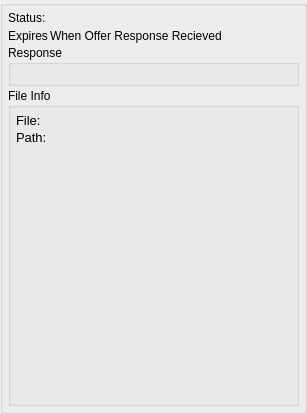
<?xml version="1.0" encoding="UTF-8"?>
<ui version="4.0">
 <class>AppletOfferResponseUi</class>
 <widget class="QWidget" name="AppletOfferResponseUi">
  <property name="windowModality">
   <enum>Qt::ApplicationModal</enum>
  </property>
  <property name="geometry">
   <rect>
    <x>0</x>
    <y>0</y>
    <width>307</width>
    <height>414</height>
   </rect>
  </property>
  <property name="sizePolicy">
   <sizepolicy hsizetype="Expanding" vsizetype="Expanding">
    <horstretch>0</horstretch>
    <verstretch>0</verstretch>
   </sizepolicy>
  </property>
  <property name="windowTitle">
   <string>Offer Response</string>
  </property>
  <property name="windowOpacity">
   <double>1.000000000000000</double>
  </property>
  <property name="toolTip">
   <string/>
  </property>
  <layout class="QGridLayout" name="gridLayout">
   <property name="leftMargin">
    <number>0</number>
   </property>
   <property name="topMargin">
    <number>0</number>
   </property>
   <property name="rightMargin">
    <number>0</number>
   </property>
   <property name="bottomMargin">
    <number>0</number>
   </property>
   <item row="0" column="0">
    <widget class="QGroupBox" name="FileItemsBox">
     <property name="sizePolicy">
      <sizepolicy hsizetype="Expanding" vsizetype="Expanding">
       <horstretch>0</horstretch>
       <verstretch>0</verstretch>
      </sizepolicy>
     </property>
     <property name="minimumSize">
      <size>
       <width>0</width>
       <height>0</height>
      </size>
     </property>
     <property name="title">
      <string/>
     </property>
     <layout class="QVBoxLayout" name="verticalLayout">
      <property name="spacing">
       <number>2</number>
      </property>
      <property name="leftMargin">
       <number>5</number>
      </property>
      <property name="topMargin">
       <number>5</number>
      </property>
      <property name="rightMargin">
       <number>5</number>
      </property>
      <property name="bottomMargin">
       <number>5</number>
      </property>
      <item>
       <layout class="QHBoxLayout" name="horizontalLayout_2">
        <item>
         <widget class="QLabel" name="label">
          <property name="sizePolicy">
           <sizepolicy hsizetype="Minimum" vsizetype="Preferred">
            <horstretch>0</horstretch>
            <verstretch>0</verstretch>
           </sizepolicy>
          </property>
          <property name="text">
           <string>Status:</string>
          </property>
         </widget>
        </item>
        <item>
         <widget class="QLabel" name="m_StatusMsgLabel">
          <property name="sizePolicy">
           <sizepolicy hsizetype="Expanding" vsizetype="Preferred">
            <horstretch>0</horstretch>
            <verstretch>0</verstretch>
           </sizepolicy>
          </property>
          <property name="text">
           <string/>
          </property>
         </widget>
        </item>
       </layout>
      </item>
      <item>
       <widget class="IdentOfferWidget" name="m_IdentWidget" native="true">
        <property name="sizePolicy">
         <sizepolicy hsizetype="Expanding" vsizetype="Preferred">
          <horstretch>0</horstretch>
          <verstretch>0</verstretch>
         </sizepolicy>
        </property>
       </widget>
      </item>
      <item>
       <layout class="QHBoxLayout" name="horizontalLayout_4">
        <item>
         <widget class="QLabel" name="label_2">
          <property name="text">
           <string>Expires</string>
          </property>
         </widget>
        </item>
        <item>
         <widget class="QLabel" name="m_OfferExpireTime">
          <property name="sizePolicy">
           <sizepolicy hsizetype="Expanding" vsizetype="Preferred">
            <horstretch>0</horstretch>
            <verstretch>0</verstretch>
           </sizepolicy>
          </property>
          <property name="text">
           <string>When Offer Response Recieved</string>
          </property>
         </widget>
        </item>
       </layout>
      </item>
      <item>
       <widget class="QGroupBox" name="m_ResponseGroupBox">
        <property name="title">
         <string>Response</string>
        </property>
        <layout class="QGridLayout" name="gridLayout_2">
         <item row="0" column="0">
          <widget class="OfferBarWidget" name="m_OfferBarWidget" native="true">
           <property name="sizePolicy">
            <sizepolicy hsizetype="Expanding" vsizetype="Preferred">
             <horstretch>0</horstretch>
             <verstretch>0</verstretch>
            </sizepolicy>
           </property>
          </widget>
         </item>
        </layout>
       </widget>
      </item>
      <item>
       <widget class="QGroupBox" name="m_FileGroupBox">
        <property name="title">
         <string>File Info</string>
        </property>
        <layout class="QVBoxLayout" name="verticalLayout_3">
         <property name="spacing">
          <number>2</number>
         </property>
         <property name="leftMargin">
          <number>5</number>
         </property>
         <property name="topMargin">
          <number>5</number>
         </property>
         <property name="rightMargin">
          <number>5</number>
         </property>
         <property name="bottomMargin">
          <number>5</number>
         </property>
         <item>
          <layout class="QHBoxLayout" name="horizontalLayout">
           <property name="spacing">
            <number>2</number>
           </property>
           <item>
            <widget class="QLabel" name="m_FileNameLabel">
             <property name="sizePolicy">
              <sizepolicy hsizetype="Minimum" vsizetype="Preferred">
               <horstretch>0</horstretch>
               <verstretch>0</verstretch>
              </sizepolicy>
             </property>
             <property name="font">
              <font>
               <pointsize>10</pointsize>
               <bold>false</bold>
              </font>
             </property>
             <property name="text">
              <string>File:</string>
             </property>
             <property name="alignment">
              <set>Qt::AlignLeading|Qt::AlignLeft|Qt::AlignVCenter</set>
             </property>
            </widget>
           </item>
           <item>
            <widget class="QLabel" name="m_FileName">
             <property name="sizePolicy">
              <sizepolicy hsizetype="Expanding" vsizetype="Preferred">
               <horstretch>0</horstretch>
               <verstretch>0</verstretch>
              </sizepolicy>
             </property>
             <property name="text">
              <string notr="true"/>
             </property>
             <property name="wordWrap">
              <bool>true</bool>
             </property>
            </widget>
           </item>
          </layout>
         </item>
         <item>
          <layout class="QHBoxLayout" name="horizontalLayout_3">
           <item>
            <widget class="QLabel" name="m_FilePathLabel">
             <property name="sizePolicy">
              <sizepolicy hsizetype="Minimum" vsizetype="Preferred">
               <horstretch>0</horstretch>
               <verstretch>0</verstretch>
              </sizepolicy>
             </property>
             <property name="font">
              <font>
               <pointsize>10</pointsize>
               <bold>false</bold>
              </font>
             </property>
             <property name="text">
              <string>Path:</string>
             </property>
             <property name="alignment">
              <set>Qt::AlignLeading|Qt::AlignLeft|Qt::AlignVCenter</set>
             </property>
            </widget>
           </item>
           <item>
            <widget class="QLabel" name="m_Path">
             <property name="sizePolicy">
              <sizepolicy hsizetype="Expanding" vsizetype="Preferred">
               <horstretch>0</horstretch>
               <verstretch>0</verstretch>
              </sizepolicy>
             </property>
             <property name="text">
              <string notr="true"/>
             </property>
             <property name="wordWrap">
              <bool>true</bool>
             </property>
            </widget>
           </item>
          </layout>
         </item>
         <item>
          <spacer name="verticalSpacer">
           <property name="orientation">
            <enum>Qt::Vertical</enum>
           </property>
           <property name="sizeHint" stdset="0">
            <size>
             <width>20</width>
             <height>40</height>
            </size>
           </property>
          </spacer>
         </item>
        </layout>
       </widget>
      </item>
     </layout>
    </widget>
   </item>
  </layout>
 </widget>
 <customwidgets>
  <customwidget>
   <class>IdentOfferWidget</class>
   <extends>QWidget</extends>
   <header>IdentOfferWidget.h</header>
   <container>1</container>
  </customwidget>
  <customwidget>
   <class>OfferBarWidget</class>
   <extends>QWidget</extends>
   <header>OfferBarWidget.h</header>
   <container>1</container>
  </customwidget>
 </customwidgets>
 <resources/>
 <connections/>
</ui>
